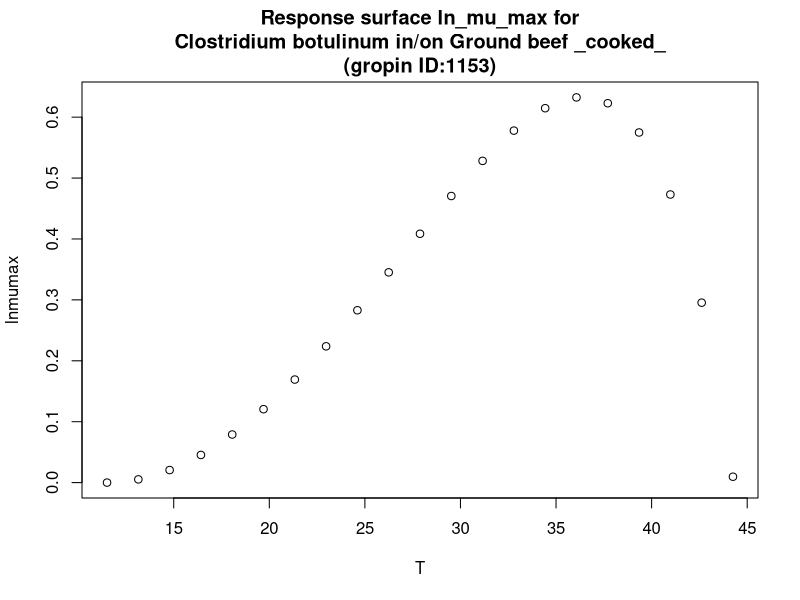

The R source for this figure:
#############################
# start of Parameter script
#############################
T <- seq(11.5115,44.2557442557443,length.out=21)
#############################
# end of Parameter script
#############################
############################# 
# start of Model script Gropin ID 1153 
#############################
 
# constant coefficients for this model
 
variables <- data.frame(T)
argumentsPar <- unique.data.frame(expand.grid(variables))
 
# heart of the model
response_surface <- function(T) {
   mumax <-0.633*(T-44.3)*((T-11.5)^2)/(((36.4-11.5)*(T-36.4)-(36.4-44.3)*(36.4+11.5-2*T))*(36.4-11.5))

	return(mumax=mumax)
} 

# output parameters
responseSurface <- cbind(argumentsPar,response_surface(argumentsPar['T']))
colnames(responseSurface) <- c(colnames(argumentsPar),'lnmumax')
#############################
# End of Model script
#############################
############################# 
# start of Visualisation script Gropin ID 1153 
#############################
titleText <-'Response surface ln_mu_max for
Clostridium botulinum in/on Ground beef _cooked_
(gropin ID:1153)'
plot(T,responseSurface$'lnmumax',xlab='T',
                          ylab='lnmumax',main=titleText)
#############################
# End of Visualisation script
#############################
